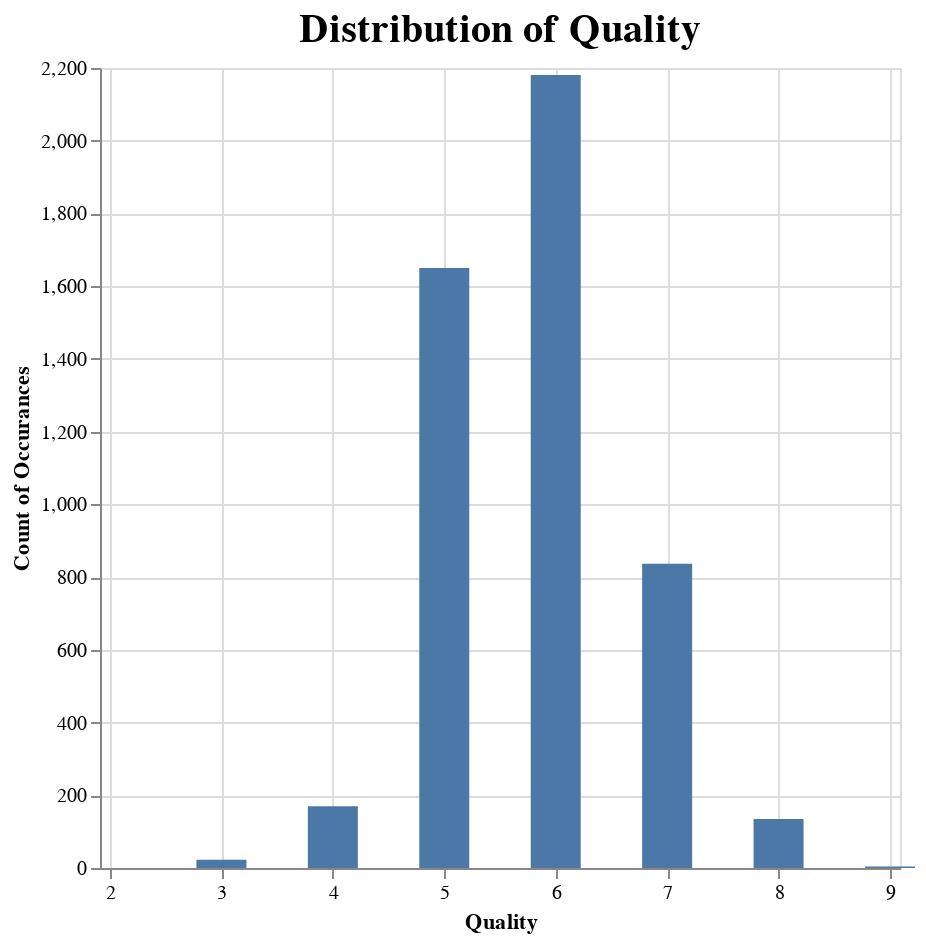

Notebook source saved alongside this figure:
### Markdown cell above
<br>

* *Array 1* shows us that there are no observations containing null values, which will help us later in our analysis. Also, *Array 2* shows that there are 7 unique occurrences in the quality column and *Table 2* shows us that the min and max values of the quality column are 3 and 9 respectively. This indicates that all wines in the dataset will have a quality in the range of 3 to 9, meaning that a knn model will have a hard time predicting values outside of that range. We can also see from *Table 2* that the mean of the quality column is 5.8 with a standard deviation of 0.87.

* We further explore the quality column with a bar plot of occurrences. We must limit ourselves to a sample of the data, since altair cannot handle over 5000 observations:

### Code cell
sample_size = 5000
data_sample = data_wine.sample(sample_size, random_state=123)

quality_plot = (alt.Chart(data_sample, title=alt.TitleParams("Distribution of Quality", fontSize=20))
                .mark_bar(size=25)
                .encode(
                    x=alt.X("quality:Q", title="Quality", scale=alt.Scale(domain=[2,9], zero=False)),
                    y=alt.Y("count()", title="Count of Occurances", scale=alt.Scale(zero=False)))
               .properties(
               width=400,
               height=400))
quality_plot

### Figure 1 — Vega-Lite specification as saved in the notebook (floating-point values rounded to 4 significant figures; data arrays with more than 128 entries replaced by an {"elided": "..."} marker saying what was removed)
{"config": {"view": {"continuousWidth": 300, "continuousHeight": 300}}, "data": {"name": "data-571923e9a8035ce532ff77ce90a8b100"}, "mark": {"type": "bar", "size": 25}, "encoding": {"x": {"field": "quality", "scale": {"domain": [2, 9], "zero": false}, "title": "Quality", "type": "quantitative"}, "y": {"aggregate": "count", "scale": {"zero": false}, "title": "Count of Occurances", "type": "quantitative"}}, "height": 400, "title": {"text": "Distribution of Quality", "fontSize": 20}, "width": 400, "$schema": "https://vega.github.io/schema/vega-lite/v5.6.1.json", "datasets": {"data-571923e9a8035ce532ff77ce90a8b100": {"elided": "5000 records"}}}
